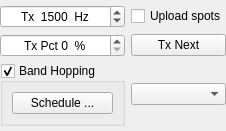
            <widget class="QWidget" name="page_2">
             <layout class="QVBoxLayout" name="verticalLayout_5">
              <property name="leftMargin">
               <number>0</number>
              </property>
              <property name="topMargin">
               <number>0</number>
              </property>
              <property name="rightMargin">
               <number>0</number>
              </property>
              <property name="bottomMargin">
               <number>0</number>
              </property>
              <item>
               <spacer name="verticalSpacer_3">
                <property name="orientation">
                 <enum>Qt::Vertical</enum>
                </property>
                <property name="sizeHint" stdset="0">
                 <size>
                  <width>20</width>
                  <height>5</height>
                 </size>
                </property>
               </spacer>
              </item>
              <item>
               <widget class="QWidget" name="widget_2" native="true">
                <layout class="QHBoxLayout" name="horizontalLayout_9">
                 <property name="leftMargin">
                  <number>0</number>
                 </property>
                 <property name="topMargin">
                  <number>0</number>
                 </property>
                 <property name="rightMargin">
                  <number>0</number>
                 </property>
                 <property name="bottomMargin">
                  <number>0</number>
                 </property>
                 <item>
                  <widget class="QWidget" name="WSPR_controls_widget" native="true">
                   <layout class="QGridLayout" name="gridLayout_7">
                    <property name="leftMargin">
                     <number>0</number>
                    </property>
                    <property name="topMargin">
                     <number>0</number>
                    </property>
                    <property name="rightMargin">
                     <number>0</number>
                    </property>
                    <property name="bottomMargin">
                     <number>0</number>
                    </property>
                    <item row="2" column="1">
                     <widget class="QGroupBox" name="band_hopping_group_box">
                      <property name="title">
                       <string>Band Hopping</string>
                      </property>
                      <property name="checkable">
                       <bool>true</bool>
                      </property>
                      <layout class="QHBoxLayout" name="horizontalLayout_7">
                       <item>
                        <widget class="QPushButton" name="band_hopping_schedule_push_button">
                         <property name="toolTip">
                          <string>Choose bands and times of day for band-hopping.</string>
                         </property>
                         <property name="text">
                          <string>Schedule ...</string>
                         </property>
                        </widget>
                       </item>
                      </layout>
                     </widget>
                    </item>
                    <item row="0" column="3">
                     <spacer name="horizontalSpacer_2">
                      <property name="orientation">
                       <enum>Qt::Horizontal</enum>
                      </property>
                      <property name="sizeHint" stdset="0">
                       <size>
                        <width>0</width>
                        <height>20</height>
                       </size>
                      </property>
                     </spacer>
                    </item>
                    <item row="0" column="2">
                     <widget class="QCheckBox" name="cbUploadWSPR_Spots">
                      <property name="toolTip">
                       <string>Upload decoded messages to WPRnet.org.</string>
                      </property>
                      <property name="text">
                       <string>Upload spots</string>
                      </property>
                     </widget>
                    </item>
                    <item row="0" column="1">
                     <widget class="QSpinBox" name="WSPRfreqSpinBox">
                      <property name="alignment">
                       <set>Qt::AlignCenter</set>
                      </property>
                      <property name="suffix">
                       <string>  Hz</string>
                      </property>
                      <property name="prefix">
                       <string>Tx  </string>
                      </property>
                      <property name="minimum">
                       <number>1400</number>
                      </property>
                      <property name="maximum">
                       <number>1600</number>
                      </property>
                      <property name="value">
                       <number>1500</number>
                      </property>
                     </widget>
                    </item>
                    <item row="1" column="2">
                     <widget class="QPushButton" name="pbTxNext">
                      <property name="toolTip">
                       <string>Transmit during the next 2-minute sequence.</string>
                      </property>
                      <property name="styleSheet">
                       <string notr="true">QPushButton:checked {
	background-color: red;
	border-style: outset;
	border-width: 1px;
	border-radius: 5px;
	border-color: black;
	min-width: 5em;
	padding: 3px;
}</string>
                      </property>
                      <property name="text">
                       <string>Tx Next</string>
                      </property>
                      <property name="checkable">
                       <bool>true</bool>
                      </property>
                     </widget>
                    </item>
                    <item row="2" column="2">
                     <widget class="QComboBox" name="TxPowerComboBox">
                      <property name="toolTip">
                       <string>Set Tx power in dBm (dB above 1 mW) as part of your WSPR message.</string>
                      </property>
                     </widget>
                    </item>
                    <item row="0" column="0">
                     <spacer name="horizontalSpacer_3">
                      <property name="orientation">
                       <enum>Qt::Horizontal</enum>
                      </property>
                      <property name="sizeHint" stdset="0">
                       <size>
                        <width>0</width>
                        <height>20</height>
                       </size>
                      </property>
                     </spacer>
                    </item>
                    <item row="1" column="1">
                     <widget class="QSpinBox" name="sbTxPercent">
                      <property name="toolTip">
                       <string>Percentage of 2-minute sequences devoted to transmitting.</string>
                      </property>
                      <property name="alignment">
                       <set>Qt::AlignCenter</set>
                      </property>
                      <property name="suffix">
                       <string>  %</string>
                      </property>
                      <property name="prefix">
                       <string>Tx Pct </string>
                      </property>
                      <property name="maximum">
                       <number>100</number>
                      </property>
                     </widget>
                    </item>
                   </layout>
                  </widget>
                 </item>
                </layout>
               </widget>
              </item>
              <item>
               <spacer name="verticalSpacer_2">
                <property name="orientation">
                 <enum>Qt::Vertical</enum>
                </property>
                <property name="sizeHint" stdset="0">
                 <size>
                  <width>20</width>
                  <height>5</height>
                 </size>
                </property>
               </spacer>
              </item>
             </layout>
            </widget>
